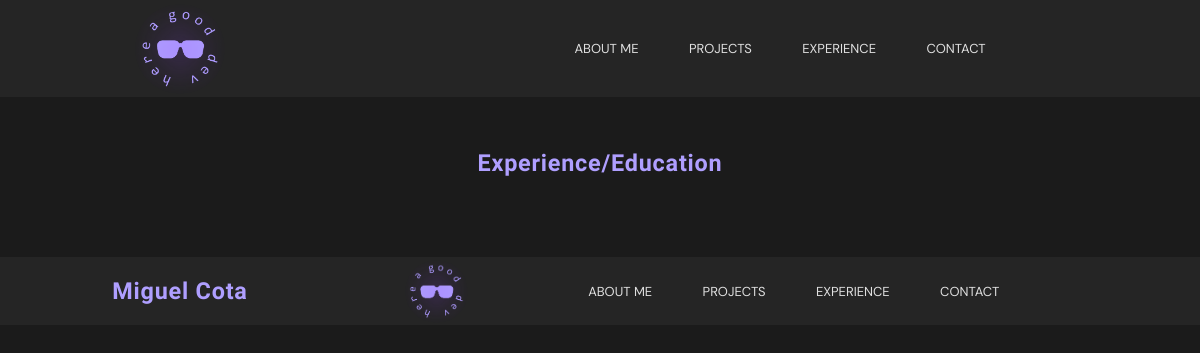
The app's page /content/experiences, older data.
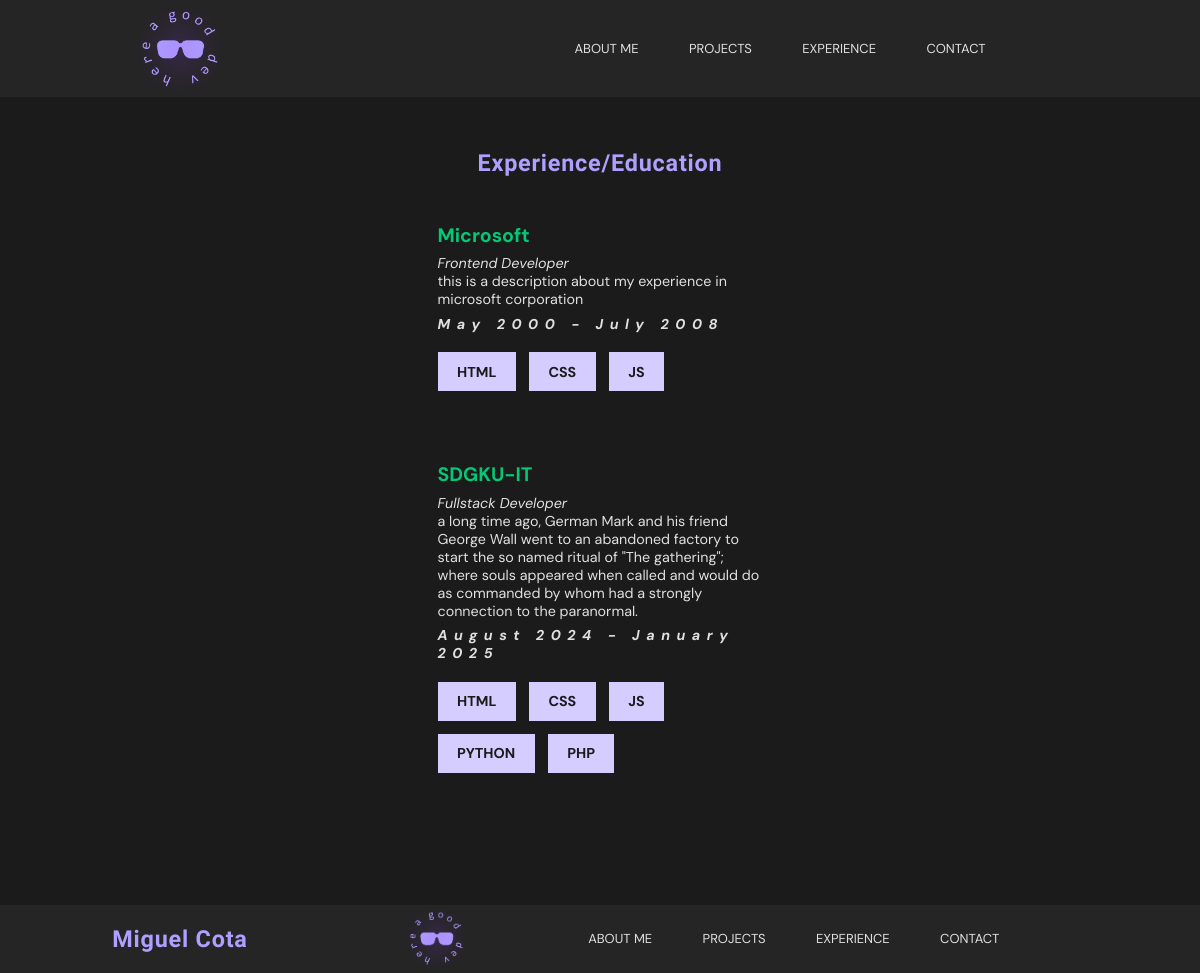
The same page, newer data.
### content/models.py (models this page shows, shortened)
class Experience(models.Model):
    name = models.CharField(max_length=100)
    title = models.CharField(max_length=100)
    description = models.TextField()
    period = models.CharField(max_length=100)
    skills = models.ManyToManyField(Skill)

class Skill(models.Model):
    name = models.CharField(max_length=100)

### content/views.py (the view)
# urls.py: path('experiences',experience_list,name="experience_list"),
def experience_list(request):
    experiences = Experience.objects.all()
    return render(request, 'content/experience_list.html', {"experiences": experiences})

### templates/content/experience_list.html (shortened to what this page needs)
{% extends 'base.html' %}
{% load static %}
{% block content %}
    <section class="experience-section center-column">
        <h2>Experience/Education</h2>
        <div class="experience-list center=row">
            {% for experience in experiences %}
                <div class="experience-card">
                    <p>{{ experience.name }}</p>
                    <p>{{ experience.title }}</p>
                    <p>{{ experience.description }}</p>
                    <p>{{ experience.period }}</p>
                    <div class="experience-skills">
                        {% for skill in experience.skills.all %}
                            <label class="text-label">{{skill.name}}</label>
                        {% endfor %}
                    </div>
                </div>
            {% endfor %}
        </div>
    </section>
{% endblock %}

### templates/base.html (shortened to what this page needs)
{% load static %}
<!DOCTYPE html>
<html lang="en">
<head>
    <link rel="stylesheet" href="{% static './css/base.css' %}">
    <link rel="stylesheet" href="{% static './css/header.css' %}">
    <link rel="stylesheet" href="{% static './css/section.css' %}">
    <link rel="stylesheet" href="{% static './css/responsive.css' %}">
    <link rel="stylesheet" href="{% static './css/projects.css' %}">
</head>
<body>
    <header class="center-row">
        <div class="logo center-column">
            <img src="{% static './img/logo.png' %}">
        </div>
        <nav class="nav-menu">
            <div class="nav-options center-row">
                <a href="{% url 'about' %}">About me</a>
                <a href="{% url 'projects_list' %}">Projects</a>
                <a href="{% url 'experience_list' %}">Experience</a>
                <a href="{% url 'contact' %}">Contact</a>
            </div>
        </nav>
    </header>
    {% block content %}
    {% endblock content %}
    <footer>
        <header class="center-row">
            <div>
                <h2>Miguel Cota</h1>
            </div>
            <nav class="nav-menu">
                <div class="nav-options center-row">
                    <div class="logo center-column">
                        <img src="{% static './img/logo.png' %}">
                    </div>
                    <a href="{% url 'about' %}">About me</a>
                    <a href="{% url 'projects_list' %}">Projects</a>
                    <a href="">Experience</a>
                    <a href="{% url 'contact' %}">Contact</a>
                </div>
            </nav>
        </header>
    </footer>
</body>
</html>

### static/css/base.css (style rules this page uses)
:root { --primary-color: #AF9FFF; --primary-color-100: #D5CCFF; --primary-color-300: #7F66FF; --secondary-color: #025834; --secondary-color-600: #04C876; --secondary-color-900: #01321E; --background-color: #1B1B1B; --surface-color: #252525; --neutral-color: #E0E0E0; --lobster-font: "Lobster Two", sans-serif; --dm-font: "Dm Sans", sans-serif; }
* { margin: 0; padding: 0; font-family: var(--dm-font); text-decoration: none; }
html { background-color: var(--background-color); font-size: 18px; }
.center-row { display: flex; align-items: center; justify-content: center; }
.center-column { display: flex; align-items: center; justify-content: center; flex-direction: column; }
h2 { font-family: var(--lobster-font); color: var(--primary-color); font-size: 1.8rem; letter-spacing: .06rem; }
p { color: var(--neutral-color); font-size: 1.1rem; }
.text-label { color: var(--background-color); background-color: var(--primary-color-100); text-transform: uppercase; font-weight: bolder; padding: 0.8rem 1.5rem; font-size: 1.1rem; }
footer { margin-top: 10dvh; }

### static/css/header.css (style rules this page uses)
header { background-color: var(--surface-color); }
.logo { width: 30%; }
.logo img { width: 25%; padding: 1%; }
.nav-menu { width: 70%; }
.nav-options a { color: var(--neutral-color); text-transform: uppercase; margin: 2%; padding: 1%; }

### static/css/section.css (style rules this page uses)
.text-label { text-align: center; }
.experience-section { margin-top: 4rem; }
.experience-card { width: 25rem; display: flex; flex-direction: column; flex-wrap: wrap; padding: 1rem; margin: 2rem 0px; }
.experience-skills { display: flex; flex-wrap: wrap; gap: 1rem; margin: 1rem 0px; }
a p:nth-child(2), .experience-card p:nth-child(1) { font-size: 1.5rem; color: var(--secondary-color-600); font-weight: bolder; margin: .5rem 0px; }
a p:nth-child(3), .experience-card p:nth-child(2) { font-style: italic; }
a p:nth-child(4), .experience-card p:nth-child(4) { margin: .5rem 0px; font-weight: bolder; font-style: italic; letter-spacing: .5rem; }

### static/css/responsive.css (style rules this page uses)
@media (min-width:641px) and (max-width:1366px) { html { font-size: 13px; } }

Row changes from the older to the newer data that the page shows:
added Experience: name "Microsoft", title "Frontend Developer", description "this is a description about my experience in microsoft corporation", period "May 2000 - July 2008"
now on this page (row unchanged): Skill: name "HTML"
now on this page (row unchanged): Skill: name "CSS"
now on this page (row unchanged): Skill: name "JS"
added Experience: name "SDGKU-IT", title "Fullstack Developer", description "a long time ago, German Mark and his friend George Wall went to an abandoned factory to start the so named ritual of \"The gathering\"; where souls appeared when called and would do as commanded by whom had a strongly connection to the paranormal.", period "August 2024 - January 2025"
added Skill: name "PYTHON", shown under "SDGKU-IT"
added Skill: name "PHP", shown under "SDGKU-IT"
